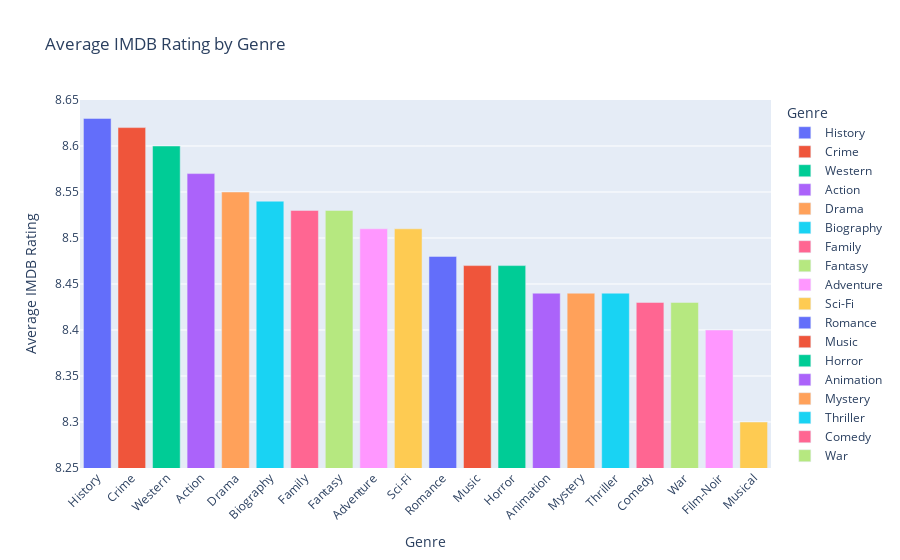

Notebook cell for this chart:
### Markdown cell above
Drama is the most popular genre by far, while musicals and film-noir are the least popular.

### Code cell
genre_ratings = genres_df['imdb_rating'].mean().round(2).sort_values(ascending=False)

x = genre_ratings.index
y = genre_ratings.values
color = x
labels = {'y': 'Average IMDB Rating', 'genre': 'Genre'}
title = 'Average IMDB Rating by Genre'

fig = plotly_bar_graph(genre_ratings, x, y, color, labels, title)

fig.update_yaxes(range=[8.25, 8.65])

fig.show()

### Figure 1 — Plotly figure (JSON) as saved in the notebook; plotly's stock layout.template omitted (floating-point values rounded to 4 significant figures)
{"data": [{"alignmentgroup": "True", "hovertemplate": "Genre=%{x}<br>Average IMDB Rating=%{y}<extra></extra>", "legendgroup": "History", "marker": {"color": "#636efa", "pattern": {"shape": ""}}, "name": "History", "offsetgroup": "History", "orientation": "v", "showlegend": true, "textposition": "auto", "type": "bar", "x": ["History"], "xaxis": "x", "y": [8.63], "yaxis": "y"}, {"alignmentgroup": "True", "hovertemplate": "Genre=%{x}<br>Average IMDB Rating=%{y}<extra></extra>", "legendgroup": "Crime", "marker": {"color": "#EF553B", "pattern": {"shape": ""}}, "name": "Crime", "offsetgroup": "Crime", "orientation": "v", "showlegend": true, "textposition": "auto", "type": "bar", "x": ["Crime"], "xaxis": "x", "y": [8.62], "yaxis": "y"}, {"alignmentgroup": "True", "hovertemplate": "Genre=%{x}<br>Average IMDB Rating=%{y}<extra></extra>", "legendgroup": "Western", "marker": {"color": "#00cc96", "pattern": {"shape": ""}}, "name": "Western", "offsetgroup": "Western", "orientation": "v", "showlegend": true, "textposition": "auto", "type": "bar", "x": ["Western"], "xaxis": "x", "y": [8.6], "yaxis": "y"}, {"alignmentgroup": "True", "hovertemplate": "Genre=%{x}<br>Average IMDB Rating=%{y}<extra></extra>", "legendgroup": "Action", "marker": {"color": "#ab63fa", "pattern": {"shape": ""}}, "name": "Action", "offsetgroup": "Action", "orientation": "v", "showlegend": true, "textposition": "auto", "type": "bar", "x": ["Action"], "xaxis": "x", "y": [8.57], "yaxis": "y"}, {"alignmentgroup": "True", "hovertemplate": "Genre=%{x}<br>Average IMDB Rating=%{y}<extra></extra>", "legendgroup": "Drama", "marker": {"color": "#FFA15A", "pattern": {"shape": ""}}, "name": "Drama", "offsetgroup": "Drama", "orientation": "v", "showlegend": true, "textposition": "auto", "type": "bar", "x": ["Drama"], "xaxis": "x", "y": [8.55], "yaxis": "y"}, {"alignmentgroup": "True", "hovertemplate": "Genre=%{x}<br>Average IMDB Rating=%{y}<extra></extra>", "legendgroup": "Biography", "marker": {"color": "#19d3f3", "pattern": {"shape": ""}}, "name": "Biography", "offsetgroup": "Biography", "orientation": "v", "showlegend": true, "textposition": "auto", "type": "bar", "x": ["Biography"], "xaxis": "x", "y": [8.54], "yaxis": "y"}, {"alignmentgroup": "True", "hovertemplate": "Genre=%{x}<br>Average IMDB Rating=%{y}<extra></extra>", "legendgroup": "Family", "marker": {"color": "#FF6692", "pattern": {"shape": ""}}, "name": "Family", "offsetgroup": "Family", "orientation": "v", "showlegend": true, "textposition": "auto", "type": "bar", "x": ["Family"], "xaxis": "x", "y": [8.53], "yaxis": "y"}, {"alignmentgroup": "True", "hovertemplate": "Genre=%{x}<br>Average IMDB Rating=%{y}<extra></extra>", "legendgroup": "Fantasy", "marker": {"color": "#B6E880", "pattern": {"shape": ""}}, "name": "Fantasy", "offsetgroup": "Fantasy", "orientation": "v", "showlegend": true, "textposition": "auto", "type": "bar", "x": ["Fantasy"], "xaxis": "x", "y": [8.53], "yaxis": "y"}, {"alignmentgroup": "True", "hovertemplate": "Genre=%{x}<br>Average IMDB Rating=%{y}<extra></extra>", "legendgroup": "Adventure", "marker": {"color": "#FF97FF", "pattern": {"shape": ""}}, "name": "Adventure", "offsetgroup": "Adventure", "orientation": "v", "showlegend": true, "textposition": "auto", "type": "bar", "x": ["Adventure"], "xaxis": "x", "y": [8.51], "yaxis": "y"}, {"alignmentgroup": "True", "hovertemplate": "Genre=%{x}<br>Average IMDB Rating=%{y}<extra></extra>", "legendgroup": "Sci-Fi", "marker": {"color": "#FECB52", "pattern": {"shape": ""}}, "name": "Sci-Fi", "offsetgroup": "Sci-Fi", "orientation": "v", "showlegend": true, "textposition": "auto", "type": "bar", "x": ["Sci-Fi"], "xaxis": "x", "y": [8.51], "yaxis": "y"}, {"alignmentgroup": "True", "hovertemplate": "Genre=%{x}<br>Average IMDB Rating=%{y}<extra></extra>", "legendgroup": "Romance", "marker": {"color": "#636efa", "pattern": {"shape": ""}}, "name": "Romance", "offsetgroup": "Romance", "orientation": "v", "showlegend": true, "textposition": "auto", "type": "bar", "x": ["Romance"], "xaxis": "x", "y": [8.48], "yaxis": "y"}, {"alignmentgroup": "True", "hovertemplate": "Genre=%{x}<br>Average IMDB Rating=%{y}<extra></extra>", "legendgroup": "Music", "marker": {"color": "#EF553B", "pattern": {"shape": ""}}, "name": "Music", "offsetgroup": "Music", "orientation": "v", "showlegend": true, "textposition": "auto", "type": "bar", "x": ["Music"], "xaxis": "x", "y": [8.47], "yaxis": "y"}, {"alignmentgroup": "True", "hovertemplate": "Genre=%{x}<br>Average IMDB Rating=%{y}<extra></extra>", "legendgroup": "Horror", "marker": {"color": "#00cc96", "pattern": {"shape": ""}}, "name": "Horror", "offsetgroup": "Horror", "orientation": "v", "showlegend": true, "textposition": "auto", "type": "bar", "x": ["Horror"], "xaxis": "x", "y": [8.47], "yaxis": "y"}, {"alignmentgroup": "True", "hovertemplate": "Genre=%{x}<br>Average IMDB Rating=%{y}<extra></extra>", "legendgroup": "Animation", "marker": {"color": "#ab63fa", "pattern": {"shape": ""}}, "name": "Animation", "offsetgroup": "Animation", "orientation": "v", "showlegend": true, "textposition": "auto", "type": "bar", "x": ["Animation"], "xaxis": "x", "y": [8.44], "yaxis": "y"}, {"alignmentgroup": "True", "hovertemplate": "Genre=%{x}<br>Average IMDB Rating=%{y}<extra></extra>", "legendgroup": "Mystery", "marker": {"color": "#FFA15A", "pattern": {"shape": ""}}, "name": "Mystery", "offsetgroup": "Mystery", "orientation": "v", "showlegend": true, "textposition": "auto", "type": "bar", "x": ["Mystery"], "xaxis": "x", "y": [8.44], "yaxis": "y"}, {"alignmentgroup": "True", "hovertemplate": "Genre=%{x}<br>Average IMDB Rating=%{y}<extra></extra>", "legendgroup": "Thriller", "marker": {"color": "#19d3f3", "pattern": {"shape": ""}}, "name": "Thriller", "offsetgroup": "Thriller", "orientation": "v", "showlegend": true, "textposition": "auto", "type": "bar", "x": ["Thriller"], "xaxis": "x", "y": [8.44], "yaxis": "y"}, {"alignmentgroup": "True", "hovertemplate": "Genre=%{x}<br>Average IMDB Rating=%{y}<extra></extra>", "legendgroup": "Comedy", "marker": {"color": "#FF6692", "pattern": {"shape": ""}}, "name": "Comedy", "offsetgroup": "Comedy", "orientation": "v", "showlegend": true, "textposition": "auto", "type": "bar", "x": ["Comedy"], "xaxis": "x", "y": [8.43], "yaxis": "y"}, {"alignmentgroup": "True", "hovertemplate": "Genre=%{x}<br>Average IMDB Rating=%{y}<extra></extra>", "legendgroup": "War", "marker": {"color": "#B6E880", "pattern": {"shape": ""}}, "name": "War", "offsetgroup": "War", "orientation": "v", "showlegend": true, "textposition": "auto", "type": "bar", "x": ["War"], "xaxis": "x", "y": [8.43], "yaxis": "y"}, {"alignmentgroup": "True", "hovertemplate": "Genre=%{x}<br>Average IMDB Rating=%{y}<extra></extra>", "legendgroup": "Film-Noir", "marker": {"color": "#FF97FF", "pattern": {"shape": ""}}, "name": "Film-Noir", "offsetgroup": "Film-Noir", "orientation": "v", "showlegend": true, "textposition": "auto", "type": "bar", "x": ["Film-Noir"], "xaxis": "x", "y": [8.4], "yaxis": "y"}, {"alignmentgroup": "True", "hovertemplate": "Genre=%{x}<br>Average IMDB Rating=%{y}<extra></extra>", "legendgroup": "Musical", "marker": {"color": "#FECB52", "pattern": {"shape": ""}}, "name": "Musical", "offsetgroup": "Musical", "orientation": "v", "showlegend": true, "textposition": "auto", "type": "bar", "x": ["Musical"], "xaxis": "x", "y": [8.3], "yaxis": "y"}], "layout": {"barmode": "relative", "legend": {"title": {"text": "Genre"}, "tracegroupgap": 0}, "title": {"text": "Average IMDB Rating by Genre"}, "xaxis": {"anchor": "y", "categoryarray": ["History", "Crime", "Western", "Action", "Drama", "Biography", "Family", "Fantasy", "Adventure", "Sci-Fi", "Romance", "Music", "Horror", "Animation", "Mystery", "Thriller", "Comedy", "War", "Film-Noir", "Musical"], "categoryorder": "array", "domain": [0, 1], "tickangle": -45, "title": {"text": "Genre"}}, "yaxis": {"anchor": "x", "domain": [0, 1], "range": [8.25, 8.65], "title": {"text": "Average IMDB Rating"}}}}
